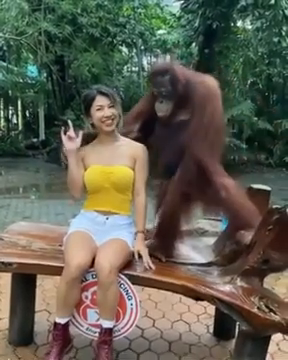
#> input picture frame 47 of video/videoplayback.mp4, 288 x 360 px
$ python main.py
#> lines starting #> are read from the running program, lines starting #| are printed output that depends on the picture; after the words box and inside, x2 and y2 are one past the last pixel; in counts of white or black regions, pixels touching at a corner belong together
import cv2

cap = cv2.VideoCapture('./video/videoplayback.mp4')  # play video file
FPS = cap.get(cv2.CAP_PROP_FPS)  # Frame Per Second
F_Count = cap.get(cv2.CAP_PROP_FRAME_COUNT)  # frame count
print(f'FPS : {FPS:.2f} ms, Frame_Count : {F_Count}')

cv2.namedWindow('frame', cv2.WINDOW_NORMAL)
ratio = cap.get(cv2.CAP_PROP_FRAME_WIDTH) / cap.get(cv2.CAP_PROP_FRAME_HEIGHT)  # cap.get得到相機/視訊檔案的屬性
w = 400
h = int(w / ratio)
cv2.resizeWindow('frame', w, h)  # change frame size

fourcc = cv2.VideoWriter_fourcc(*'XVID')  # 使用 XVID 編碼
# 建立 VideoWriter 物件，輸出影片至 output.mp4，FPS 值為 23.95
out = cv2.VideoWriter('./output.mp4', fourcc, FPS, (w, h))

counter = 0
while cap.isOpened():
    counter += 1

    ret, frame = cap.read()
#> frame is the input picture: shape (360, 288, 3); mean B, G, R 80.3, 94.2, 95.8
    if not ret: break

    if counter <= 100:
        frame = cv2.flip(frame, 1)
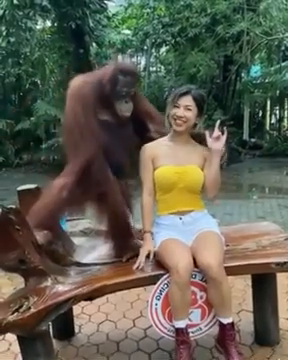
#> frame: shape (360, 288, 3); mean B, G, R 80.3, 94.2, 95.8
        cv2.putText(frame, '1.flip(horizontal)', (10, 250), cv2.FONT_HERSHEY_SIMPLEX, 1, (0, 0, 255), 2, cv2.LINE_AA)
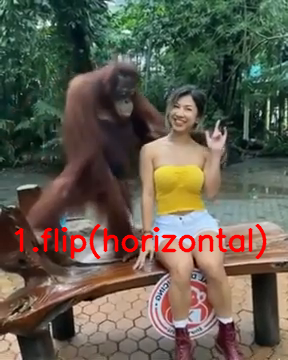
#> frame: shape (360, 288, 3); 2.91% of pixels changed, all inside (x1, y1, x2, y2) = (14, 224, 267, 260)
    elif counter > 100 and counter <= 200:
        frame = cv2.Canny(frame, 100, 200)
        frame = cv2.cvtColor(frame, cv2.COLOR_GRAY2BGR)
        cv2.putText(frame, '2.canny(edge)', (10, 250), cv2.FONT_HERSHEY_SIMPLEX, 1, (255, 255, 255), 2, cv2.LINE_AA)
    elif counter > 200 and counter <= 300:
        frame = cv2.rotate(frame, cv2.ROTATE_90_CLOCKWISE)
        cv2.putText(frame, '3.rotate(90)', (10, 250), cv2.FONT_HERSHEY_SIMPLEX, 1, (0, 0, 255), 2, cv2.LINE_AA)
    elif counter > 300 and counter <= 400:
        frame = cv2.cvtColor(frame, cv2.COLOR_BGR2GRAY)
        blurred = cv2.GaussianBlur(frame, (5, 5), 0)
        T, thresh = cv2.threshold(blurred, 100, 255, cv2.THRESH_BINARY)
        frame = cv2.cvtColor(thresh, cv2.COLOR_GRAY2BGR)
        cv2.putText(frame, '4.GaussianBlur', (40, 240), cv2.FONT_HERSHEY_SIMPLEX, 1, (0, 0, 0), 2, cv2.LINE_AA)
        cv2.putText(frame, '5.threshold', (40, 270), cv2.FONT_HERSHEY_SIMPLEX, 1, (0, 0, 0), 2, cv2.LINE_AA)
    else:
        frame = cv2.cvtColor(frame, cv2.COLOR_BGR2RGB)
        cv2.putText(frame, '6.BGRtoRGB', (30, 250), cv2.FONT_HERSHEY_SIMPLEX, 1, (0, 0, 255), 2, cv2.LINE_AA)

    c = cv2.waitKey(25)  # 25 ms per frame     1/FPS
#> (key Esc is pressed here)
    if not ret or c == 27:  # key escape
        break

    frame = cv2.resize(frame, (w, h))
    cv2.imshow('frame', frame)
    out.write(frame)

cap.release()
out.release()
cv2.destroyAllWindows()
cv2.waitKey(1)

$ run again, starting later in the video
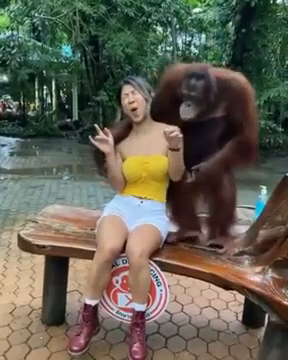
#> input picture frame 212 of video/videoplayback.mp4, 288 x 360 px
#> frame is the input picture: shape (360, 288, 3); mean B, G, R 81.9, 95.6, 98.5
#> `frame = cv2.flip(frame, 1)`:
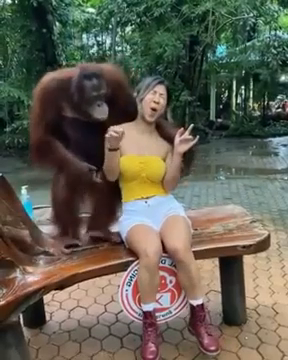
#> frame: shape (360, 288, 3); mean B, G, R 81.9, 95.6, 98.5
#> `cv2.putText(frame, '1.flip(horizontal)', (10, 250), cv2.FONT_HERSHEY_S..`:
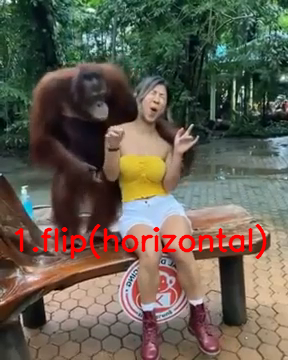
#> frame: shape (360, 288, 3); 2.9% of pixels changed, all inside (x1, y1, x2, y2) = (14, 224, 267, 260)

$ run again, starting later in the video
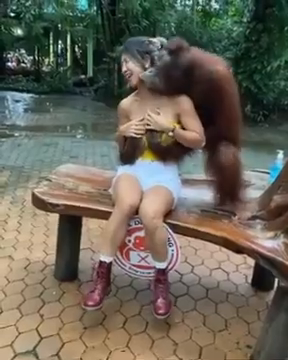
#> input picture frame 377 of video/videoplayback.mp4, 288 x 360 px
#> frame is the input picture: shape (360, 288, 3); mean B, G, R 88.3, 100.9, 105.4
#> `frame = cv2.flip(frame, 1)`:
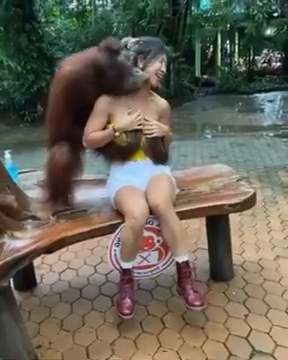
#> frame: shape (360, 288, 3); mean B, G, R 88.3, 100.9, 105.4
#> `cv2.putText(frame, '1.flip(horizontal)', (10, 250), cv2.FONT_HERSHEY_S..`:
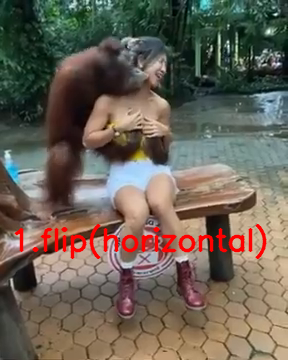
#> frame: shape (360, 288, 3); 2.9% of pixels changed, all inside (x1, y1, x2, y2) = (14, 224, 267, 260)
